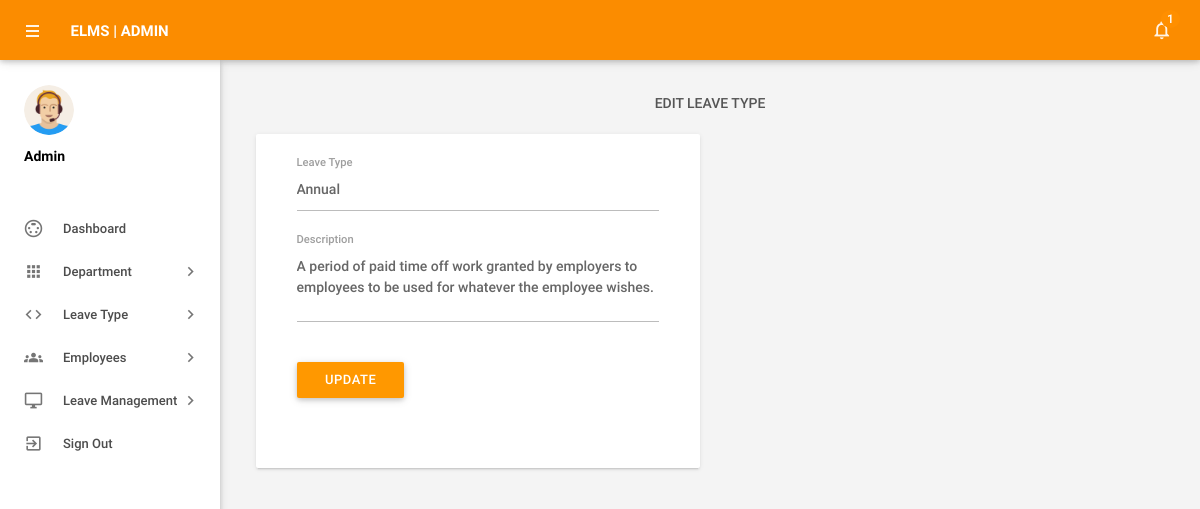
Screenshot of /admin/editleavetype.php?lid=1 (signed in) with the database file from the repository.
### tables this page shows
CREATE TABLE `leavetype` (
  `id` int(11) NOT NULL,
  `LeaveType` varchar(200) DEFAULT NULL,
  `Description` mediumtext DEFAULT NULL,
  `CreationDate` timestamp NOT NULL DEFAULT current_timestamp()
);

### admin/editleavetype.php (the view, shortened to what this page needs)
<?php
include('includes/config.php');
if(strlen($_SESSION['alogin'])==0)
    {
header('location:index.php');
}
else{
    ?>
<!DOCTYPE html>
<html lang="en">
    <head>
        <link type="text/css" rel="stylesheet" href="../assets/plugins/materialize/css/materialize.min.css"/>
        <link href="../assets/plugins/material-preloader/css/materialPreloader.min.css" rel="stylesheet">
        <link href="../assets/css/alpha.min.css" rel="stylesheet" type="text/css"/>
        <link href="../assets/css/custom.css" rel="stylesheet" type="text/css"/>
    </head>
    <body>
  <?php include('includes/header.php');?>
       <?php include('includes/sidebar.php');?>
            <main class="mn-inner">
                <div class="row">
                    <div class="col s12">
                        <div class="page-title">Edit Leave Type</div>
                    </div>
                    <div class="col s12 m12 l6">
                        <div class="card">
                            <div class="card-content">
                                <div class="row">
                                    <form class="col s12" name="chngpwd" method="post">
<?php
$lid=intval($_GET['lid']);
$sql = "SELECT * from leavetype where id=:lid";
$query = $dbh -> prepare($sql);
$query->bindParam(':lid',$lid,PDO::PARAM_STR);
$query->execute();
$results=$query->fetchAll(PDO::FETCH_OBJ);
if($query->rowCount() > 0)
{
foreach($results as $result)
{               ?>
                                        <div class="row">
                                            <div class="input-field col s12">
<input id="leavetype" type="text"  class="validate" autocomplete="off" name="leavetype" value="<?php echo htmlentities($result->LeaveType);?>"  required>
                                                <label for="leavetype">Leave Type</label>
                                            </div>
          <div class="input-field col s12">
<textarea id="textarea1" name="description" class="materialize-textarea" name="description" length="500"><?php echo htmlentities($result->Description);?></textarea>
                                                <label for="deptshortname">Description</label>
                                            </div>
<?php }} ?>
<div class="input-field col s12">
<button type="submit" name="update" class="waves-effect waves-light btn orange m-b-xs">Update</button>
</div>
                                        </div>
                                    </form>
                                </div>
                            </div>
                        </div>
                    </div>
                </div>
            </main>
        </div>
        <div class="left-sidebar-hover"></div>
    </body>
</html>
<?php } ?>

### rows the page displays
leavetype: leavetype "Annual", description "A period of paid time off work granted by employers to employees to be used for whatever the employee wishes."

### other values shown
$unreadcount "1"
